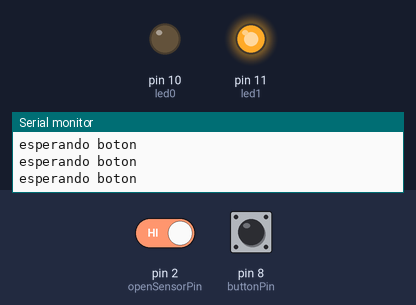
Bench run of a sketch on a simulated Arduino Uno, built with avr-gcc and run on an emulated ATmega328P. Parts: output pins drawn as LEDs (lit = HIGH), the last lines printed to the serial monitor. The test bench sets the inputs (shaded band); at power-on: pin 8 (buttonPin) HIGH, pin 2 (openSensorPin) HIGH.

Above: at 1.2 s.
1.3 s: pin 8 (buttonPin) pulled LOW for 0.15 s
At 2.6 s:
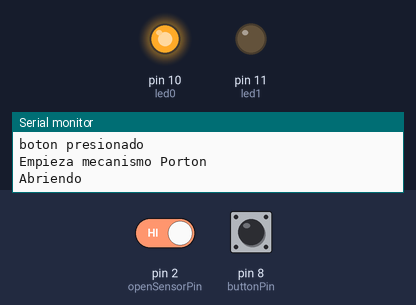
2.9 s: pin 2 (openSensorPin) driven LOW
At 3.3 s:
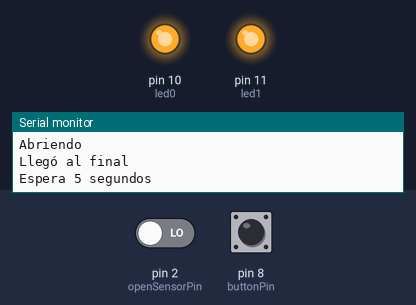
Timing chart, 0 to 9.4 s (numbered marks = the images above; inputs shaded):
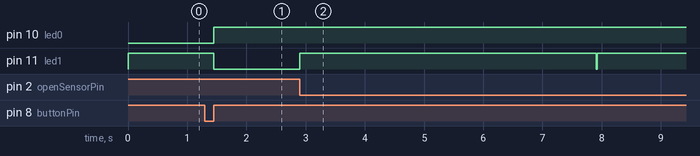

The sketch:

Porton_temporizado_prueba.ino
```cpp
#include <Arduino.h>

const int buttonPin = 8;
const int openSensorPin = 2;
const int closeSensorPin = 4;
const int motorPin = 5;
const int led0 = 10;
const int led1 = 11;
const int closingDelay = 5000; // 5 seconds

void setup() {
  pinMode(buttonPin, INPUT_PULLUP);
  pinMode(openSensorPin, INPUT_PULLUP);
  pinMode(closeSensorPin, INPUT_PULLUP);
  pinMode(led0, OUTPUT);
  pinMode(led1, OUTPUT);
  Serial.begin(9600);
}

void loop() { //NO USAR DELAY
//NO USAR DELAY /// USAR MILLIS()))()()()()()(())
//NO USAR DELAY /// USAR MILLIS()))()()()()()(())
//NO USAR DELAY /// USAR MILLIS()))()()()()()(())
//NO USAR DELAY /// USAR MILLIS()))()()()()()(())
//NO USAR DELAY /// USAR MILLIS()))()()()()()(())
//NO USAR DELAY /// USAR MILLIS()))()()()()()(())
//NO USAR DELAY /// USAR MILLIS()))()()()()()(())
//NO USAR DELAY /// USAR MILLIS()))()()()()()(())
//NO USAR DELAY /// USAR MILLIS()))()()()()()(())
//NO USAR DELAY /// USAR MILLIS()))()()()()()(())
//NO USAR DELAY /// USAR MILLIS()))()()()()()(())
//NO USAR DELAY /// USAR MILLIS()))()()()()()(())
//NO USAR DELAY /// USAR MILLIS()))()()()()()(())
//NO USAR DELAY /// USAR MILLIS()))()()()()()(())
//NO USAR DELAY /// USAR MILLIS()))()()()()()(())
//NO USAR DELAY /// USAR MILLIS()))()()()()()(())
//NO USAR DELAY /// USAR MILLIS()))()()()()()(())
//NO USAR DELAY /// USAR MILLIS()))()()()()()(())
//NO USAR DELAY /// USAR MILLIS()))()()()()()(())
//NO USAR DELAY /// USAR MILLIS()))()()()()()(())
//NO USAR DELAY /// USAR MILLIS()))()()()()()(())
//NO USAR DELAY /// USAR MILLIS()))()()()()()(())
//NO USAR DELAY /// USAR MILLIS()))()()()()()(())
//NO USAR DELAY /// USAR MILLIS()))()()()()()(())
//NO USAR DELAY /// USAR MILLIS()))()()()()()(())
//NO USAR DELAY /// USAR MILLIS()))()()()()()(())
//NO USAR DELAY /// USAR MILLIS()))()()()()()(())
//NO USAR DELAY /// USAR MILLIS()))()()()()()(())
//NO USAR DELAY /// USAR MILLIS()))()()()()()(())
//NO USAR DELAY /// USAR MILLIS()))()()()()()(())
//NO USAR DELAY /// USAR MILLIS()))()()()()()(())
//NO USAR DELAY /// USAR MILLIS()))()()()()()(())
//NO USAR DELAY /// USAR MILLIS()))()()()()()(())
//NO USAR DELAY /// USAR MILLIS()))()()()()()(())
//NO USAR DELAY /// USAR MILLIS()))()()()()()(())
//NO USAR DELAY /// USAR MILLIS()))()()()()()(())
//NO USAR DELAY /// USAR MILLIS()))()()()()()(())
//NO USAR DELAY /// USAR MILLIS()))()()()()()(())
//NO USAR DELAY /// USAR MILLIS()))()()()()()(())
//NO USAR DELAY /// USAR MILLIS()))()()()()()(())
//NO USAR DELAY /// USAR MILLIS()))()()()()()(())
//NO USAR DELAY /// USAR MILLIS()))()()()()()(())
//NO USAR DELAY /// USAR MILLIS()))()()()()()(())
//NO USAR DELAY /// USAR MILLIS()))()()()()()(())
//NO USAR DELAY /// USAR MILLIS()))()()()()()(())
//NO USAR DELAY /// USAR MILLIS()))()()()()()(())
//NO USAR DELAY /// USAR MILLIS()))()()()()()(())
//NO USAR DELAY /// USAR MILLIS()))()()()()()(())
//NO USAR DELAY /// USAR MILLIS()))()()()()()(())
//NO USAR DELAY /// USAR MILLIS()))()()()()()(())
//NO USAR DELAY /// USAR MILLIS()))()()()()()(())
//NO USAR DELAY /// USAR MILLIS()))()()()()()(())
//NO USAR DELAY /// USAR MILLIS()))()()()()()(())
//NO USAR DELAY /// USAR MILLIS()))()()()()()(())
//NO USAR DELAY /// USAR MILLIS()))()()()()()(())
//NO USAR DELAY /// USAR MILLIS()))()()()()()(())
//NO USAR DELAY /// USAR MILLIS()))()()()()()(())
//NO USAR DELAY /// USAR MILLIS()))()()()()()(())
//NO USAR DELAY /// USAR MILLIS()))()()()()()(())
//NO USAR DELAY /// USAR MILLIS()))()()()()()(())
//NO USAR DELAY /// USAR MILLIS()))()()()()()(())
//NO USAR DELAY /// USAR MILLIS()))()()()()()(())
//NO USAR DELAY /// USAR MILLIS()))()()()()()(())
//NO USAR DELAY /// USAR MILLIS()))()()()()()(())
//NO USAR DELAY /// USAR MILLIS()))()()()()()(())
//NO USAR DELAY /// USAR MILLIS()))()()()()()(())
//NO USAR DELAY /// USAR MILLIS()))()()()()()(())
//NO USAR DELAY /// USAR MILLIS()))()()()()()(())
//NO USAR DELAY /// USAR MILLIS()))()()()()()(())
//NO USAR DELAY /// USAR MILLIS()))()()()()()(())
//NO USAR DELAY /// USAR MILLIS()))()()()()()(())
//NO USAR DELAY /// USAR MILLIS()))()()()()()(())
//NO USAR DELAY /// USAR MILLIS()))()()()()()(())
//NO USAR DELAY /// USAR MILLIS()))()()()()()(())
//NO USAR DELAY /// USAR MILLIS()))()()()()()(())
//NO USAR DELAY /// USAR MILLIS()))()()()()()(())
//NO USAR DELAY /// USAR MILLIS()))()()()()()(())
//NO USAR DELAY /// USAR MILLIS()))()()()()()(())
//NO USAR DELAY /// USAR MILLIS()))()()()()()(())
//NO USAR DELAY /// USAR MILLIS()))()()()()()(())//NO USAR DELAY /// USAR MILLIS()))()()()()()(())
//NO USAR DELAY /// USAR MILLIS()))()()()()()(())
//NO USAR DELAY /// USAR MILLIS()))()()()()()(())
//  // Check if /// USAR MILLIS()))()()()()()(()) the button is pressed
  Serial.println("esperando boton");
  digitalWrite(led1, HIGH);
  if (!digitalRead(buttonPin) == HIGH) {
    // Wait for the button to be released
    while (!digitalRead(buttonPin) == HIGH) {
      delay(10);
    }
    Serial.println("boton presionado");
    Serial.println("Empieza mecanismo Porton");
    Serial.println("Abriendo");


    // Start opening the gate
    digitalWrite(motorPin, HIGH);
    digitalWrite(led0, HIGH);
    digitalWrite(led1, LOW);

    // Wait for the open sensor to be triggered
  while (!digitalRead(openSensorPin) == LOW) {
      delay(10);
    }
    Serial.println("Llegó al final");
    Serial.println("Espera 5 segundos");

    // Stop the motor
    digitalWrite(motorPin, LOW);
    digitalWrite(led1, HIGH);

    // Wait for the closing delay
    delay(closingDelay);
    Serial.println("Empieza a cerrar porton");

    // Start closing the gate
    digitalWrite(motorPin, HIGH);
    digitalWrite(led0, HIGH);
    digitalWrite(led1, LOW);

    // Wait for the close sensor to be triggered
    while (!digitalRead(openSensorPin) == LOW) {
      delay(10);
    }
    Serial.println("Llegó al final");
    Serial.println("Se detiene por completo");

    // Stop the motor
    digitalWrite(motorPin, LOW);

  }
}
```

Measured:
- after the input at 1.3 s, pin 10 (led0): LOW → HIGH after 0.15 s; pin 11 (led1): HIGH → LOW after 0.15 s
- after the input at 2.9 s, pin 11 (led1): LOW → HIGH at once, → LOW 5.0 s later, → HIGH 0.02 s later
